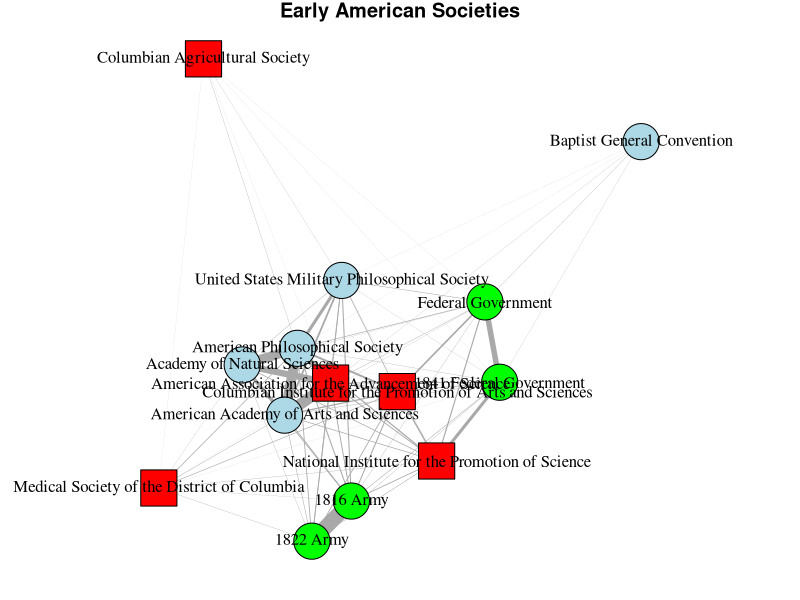

The R script that drew this image:
## ---- chunk 1
library("igraph")
library("readr")
## ---- chunk 2
societies_edges <- read_csv("Data/societies-edge-attr.csv")
societies_nodes <- read_csv("Data/societies-node-attr.csv")
## ---- chunk 3
societies_g <- graph_from_data_frame(societies_edges, directed = FALSE, societies_nodes)
## ---- chunk 4
# png(filename = "societies-network.png", width = 2400, height = 1600, res = 300, pointsize = 08)
set.seed(845)
par(mar = c(1, 1, 1, 1))
l <- layout.fruchterman.reingold(societies_g, weights = E(societies_g)$weight)
plot(societies_g, 
     layout = l,
     edge.width = E(societies_g)$weight * 0.1,
     vertex.size = 15,
     vertex.label.color = "black")
title("Early American Societies")
# dev.off()
